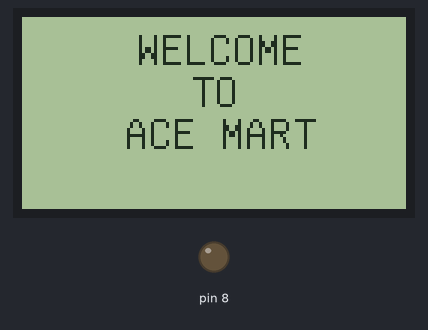
Recording of a sketch running on a simulated Arduino Uno, built with avr-gcc and run on an emulated ATmega328P. Shown: 128×64 one-colour display, output pins drawn as LEDs (lit = HIGH).

Above: at 4.3 s.
At 21.5 s:
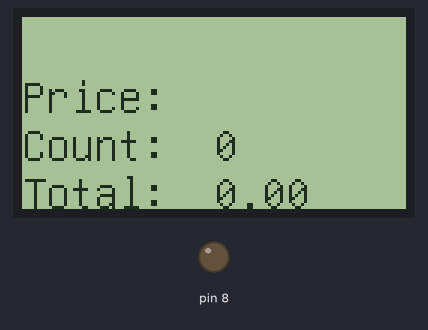

Measured:
- what the display in image 0 shows lasts 17.3 s, from 4.2 s to 21.5 s

The sketch:

ARDUINO_UNO.ino
```cpp
#include "U8glib.h"
U8GLIB_ST7920_128X64 u8g(13,11,10,U8G_PIN_NONE); //SPI
#include<SoftwareSerial.h>
#include<stdlib.h>
SoftwareSerial mySerial(2,3); //Rx,Tx pins
int no_of_items=0;
float item_price, total_price=0;

void draw(String item_name,String item_p,String total_p,String total_items) {
  u8g.firstPage();
  for(int i=0;i<8;i++){
  u8g.setFont(u8g_font_unifont);
  u8g.setPrintPos(0,16);
  u8g.print(item_name);
  u8g.setPrintPos(0,32);
  u8g.print("Price: ");
  u8g.setPrintPos(64,32);
  u8g.print(item_p);
  u8g.setPrintPos(0,48);
  u8g.print("Count: ");
  u8g.setPrintPos(64,48);
  u8g.print(total_items);
  u8g.setPrintPos(0,64);
  u8g.print("Total: ");
  u8g.setPrintPos(64,64);
  u8g.print(total_p);
  delay(1000);
  u8g.nextPage();
  }
  //delay(3000);
}
void intro(){
  u8g.firstPage();
  for(int i=0;i<8;i++){
    u8g.setFont(u8g_font_unifont);
    u8g.drawStr(38,16,"WELCOME");
    u8g.drawStr( 56,30 , "TO");
    u8g.drawStr( 34, 44, "ACE MART");
    delay(500);
    u8g.nextPage();
  }
  delay(5000);
}
void setup(void) {
  Serial.begin(115200);
  mySerial.begin(9600);
  // flip screen, if required
  u8g.setRot180();
  if ( u8g.getMode() == U8G_MODE_R3G3B2 ) {
    u8g.setColorIndex(255);     // white
  }
  else if ( u8g.getMode() == U8G_MODE_GRAY2BIT ) {
    u8g.setColorIndex(3);         // max intensity
  }
  else if ( u8g.getMode() == U8G_MODE_BW ) {
    u8g.setColorIndex(1);         // pixel on
  }
  else if ( u8g.getMode() == U8G_MODE_HICOLOR ) {
    u8g.setHiColorByRGB(255,255,255);
  }
  pinMode(8, OUTPUT);
  intro();
  delay(3000);
}

void loop(void) {
  String s1="",s2="",s3="",id="",item="";
  String msg=mySerial.readStringUntil('\r');
  Serial.println(msg);
  //Serial.println("msg");
  //String msg="1234560001:MAGGI(500g):56.00";
  int count_req=0;
  int i=0;
  while(msg[i]!='\0'){
    if(msg[i]==':'){
      count_req++;
    }
    i++;
  }
  if(count_req==2){
      int d1=msg.indexOf(":");
      int d2=msg.indexOf(":",d1+1);
      i=0;
      while(msg[i]!='\0'){
        if(i<d1){
          s1+=msg[i];
        }
        else if(i>d1 and i<d2){
          s2+=msg[i];
        }
        else if(i>d2){
          s3+=msg[i];
        }
        i++;
      }
    id=s1;
    item=s2;
    item_price=s3.toFloat();
    total_price+=item_price;
    no_of_items+=1;
    delay(3000);
  }
  String tp=String(total_price);
  String noi=String(no_of_items);
  draw(item,s3,tp,noi);
}
```
